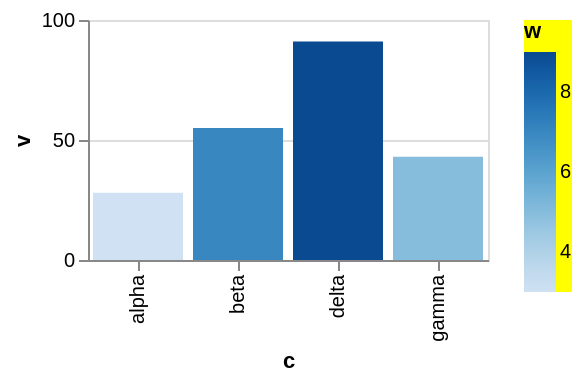

The specification (Vega-Lite) saved for this image:
### Vega-Lite specification from a JSON file in a GitHub repository (floating-point values rounded to 4 significant figures)
{"$schema": "https://vega.github.io/schema/vega-lite/v6.json", "width": 200, "height": 120, "data": {"values": [{"c": "alpha", "v": 28, "w": 3, "t": "2024-01-07"}, {"c": "beta", "v": 55, "w": 7, "t": "2024-03-19"}, {"c": "gamma", "v": 43, "w": 5, "t": "2024-06-02"}, {"c": "delta", "v": 91, "w": 9, "t": "2024-09-11"}]}, "mark": "bar", "encoding": {"x": {"field": "c", "type": "nominal"}, "y": {"field": "v", "type": "quantitative"}, "color": {"field": "w", "type": "quantitative", "legend": {"fillColor": "yellow"}}}}
